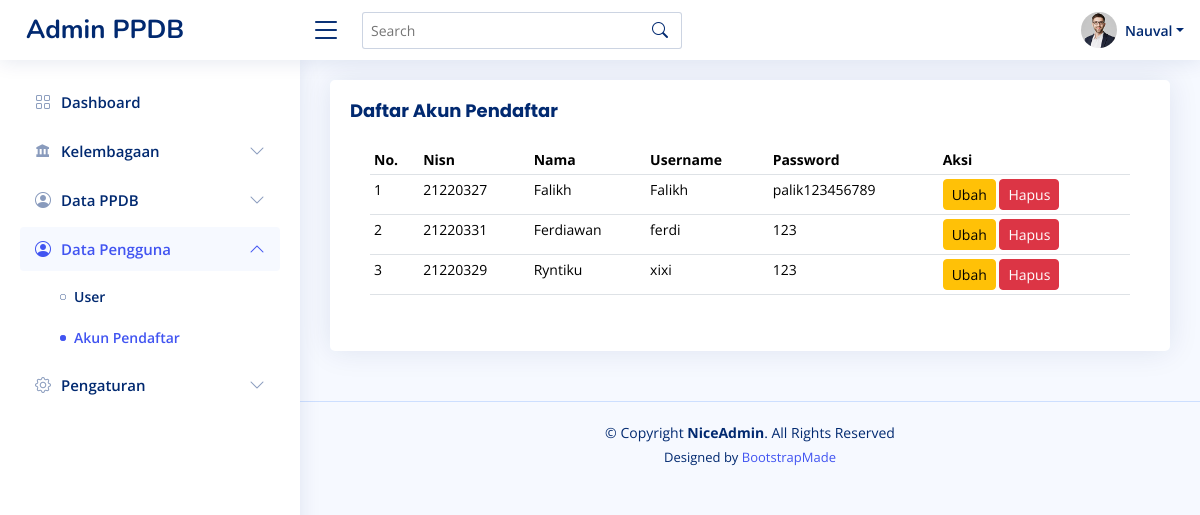
Screenshot of /admin/data_pengguna/akun_pendaftar.php (signed in) with the database file from the repository.
### tables this page shows
CREATE TABLE `tb_register` (
  `id_register` int(11) NOT NULL,
  `nisn` int(11) NOT NULL,
  `nama_pendaftar` varchar(30) NOT NULL,
  `username` varchar(15) NOT NULL,
  `password` varchar(20) NOT NULL
);

### admin/data_pengguna/akun_pendaftar.php (the view, shortened to what this page needs)
<?php include '../tema/header.php'; ?>
<aside id="sidebar" class="sidebar">
    <ul class="sidebar-nav" id="sidebar-nav">
        <li class="nav-item">
            <a class="nav-link collapsed" href="../index.php">
                <i class="bi bi-grid"></i>
                <span>Dashboard</span>
            </a>
        </li>
        <li class="nav-item">
            <a class="nav-link collapsed" data-bs-target="#lembaga-nav" data-bs-toggle="collapse" href="#">
                <i class="bx bxs-landmark"></i><span>Kelembagaan</span><i class="bi bi-chevron-down ms-auto"></i>
            </a>
        </li>
        <li class="nav-item">
            <a class="nav-link collapsed" data-bs-target="#ppdb-nav" data-bs-toggle="collapse" href="#">
                <i class="bi bi-person-circle"></i><span>Data PPDB</span><i class="bi bi-chevron-down ms-auto"></i>
            </a>
        </li>
        <li class="nav-item">
            <a class="nav-link" data-bs-target="#pengguna-nav" data-bs-toggle="collapse" href="#">
                <i class="bi bi-person-circle"></i><span>Data Pengguna</span><i class="bi bi-chevron-down ms-auto"></i>
            </a>
            <ul id="pengguna-nav" class="nav-content collapse show" data-bs-parent="#sidebar-nav">
                <li>
                    <a href="user.php">
                        <i class="bi bi-circle"></i><span>User</span>
                    </a>
                </li>
                <li>
                    <a href="akun_pendaftar.php" class="active">
                        <i class="bi bi-circle"></i><span>Akun Pendaftar</span>
                    </a>
                </li>
            </ul>
        </li>
        <li class="nav-item">
            <a class="nav-link collapsed" data-bs-target="#pengaturan-nav" data-bs-toggle="collapse" href="#">
                <i class="bi bi-gear"></i><span>Pengaturan</span><i class="bi bi-chevron-down ms-auto"></i>
            </a>
        </li>
    </ul>
</aside>
<main id="main" class="main">
    <section class="section">
        <div class="row">
            <div class="col-lg-12">
                <div class="card">
                    <div class="card-body">
                        <h1 class="card-title fw-bold">Daftar Akun Pendaftar</h1>
                    <div class="card-body">
                        <div class="table-responsive">
                            <table style="font-size: 14px" class="table datatable table-sm" id="example">
                                <thead>
                                    <tr>
                                        <th scope="col">No.</th>
                                        <th scope="col">Nisn</th>
                                        <th scope="col">Nama</th>
                                        <th scope="col">Username</th>
                                        <th scope="col">Password</th>
                                        <th scope="col">Aksi</th>
                                    </tr>
                                </thead>
                                <tbody>
                                    <?php
                                    $sql_tampil = "SELECT * FROM tb_register";
                                    $query_tampil = mysqli_query($koneksi, $sql_tampil);
                                    $no = 1;
                                    while ($akun = mysqli_fetch_array($query_tampil, MYSQLI_BOTH)) {
                                    ?>
                                        <tr>
                                            <td> <?php echo $no; ?> </td>
                                            <td> <?php echo $akun['nisn']; ?> </td>
                                            <td> <?php echo $akun['nama_pendaftar']; ?> </td>
                                            <td> <?php echo $akun['username']; ?> </td>
                                            <td> <?php echo $akun['password']; ?> </td>
                                            <td>
                                                <a href="edit-akun.php?id=<?php echo $akun['id_register']; ?>" class='btn btn-warning btn-sm'>Ubah</a>
                                                <a href="hapus-akun.php?id=<?php echo $akun['id_register']; ?>" onclick="return confirm('Yakin Ingin Menghapus Data Ini ?')" class='btn btn-danger btn-sm'>Hapus</a>
                                            </td>
                                        </tr>
                                    <?php
                                        $no++;
                                    }
                                    ?>
                                </tbody>
                            </table>
                        </div>
                    </div>
                </div>
            </div>
        </div>
        </div>
    </section>
</main>
<?php include '../tema/footer.php'; ?>

### admin/tema/header.php (shortened to what this page needs)
<!DOCTYPE html>
<html lang="en">
<head>
  <link href="../assets/vendor/bootstrap/css/bootstrap.min.css" rel="stylesheet">
  <link href="../assets/vendor/bootstrap-icons/bootstrap-icons.css" rel="stylesheet">
  <link href="../assets/vendor/boxicons/css/boxicons.min.css" rel="stylesheet">
  <link href="../assets/vendor/quill/quill.snow.css" rel="stylesheet">
  <link href="../assets/vendor/quill/quill.bubble.css" rel="stylesheet">
  <link href="../assets/vendor/remixicon/remixicon.css" rel="stylesheet">
  <link href="../assets/vendor/simple-datatables/style.css" rel="stylesheet">
  <link href="../assets/css/style.css" rel="stylesheet">
</head>
<body>
  <header id="header" class="header fixed-top d-flex align-items-center">
    <div class="d-flex align-items-center justify-content-between">
      <a href="index.html" class="logo d-flex align-items-center">
        <span class="d-none d-lg-block">Admin PPDB</span>
      </a>
      <i class="bi bi-list toggle-sidebar-btn"></i>
    </div>
    <div class="search-bar">
      <form class="search-form d-flex align-items-center" method="POST" action="#">
        <input type="text" name="query" placeholder="Search" title="Enter search keyword">
        <button type="submit" title="Search"><i class="bi bi-search"></i></button>
      </form>
    </div>
    <nav class="header-nav ms-auto">
      <ul class="d-flex align-items-center">
        <li class="nav-item dropdown pe-3">
          <a class="nav-link nav-profile d-flex align-items-center pe-0" href="#" data-bs-toggle="dropdown">
            <img src="../assets/img/profile-img.jpg" alt="Profile" class="rounded-circle">
            <span class="d-none d-md-block dropdown-toggle ps-2"><?php echo $_SESSION['username']; ?></span>
          </a>
        </li>
      </ul>
    </nav>
  </header>

### admin/tema/footer.php (shortened to what this page needs)
  <footer id="footer" class="footer">
    <div class="copyright">
      &copy; Copyright <strong><span>NiceAdmin</span></strong>. All Rights Reserved
    </div>
    <div class="credits">
      Designed by <a href="https://bootstrapmade.com/">BootstrapMade</a>
    </div>
  </footer>
</body>
</html>

### admin/assets/css/style.css (style rules this page uses)
:root { scroll-behavior: smooth; }
body { font-family: "Open Sans", sans-serif; background: #f6f9ff; color: #444444; }
a { color: #4154f1; text-decoration: none; }
h1, h2, h3, h4, h5, h6 { font-family: "Nunito", sans-serif; }
#main { margin-top: 60px; padding: 20px 30px; transition: all 0.3s; }
.card { margin-bottom: 30px; border: none; border-radius: 5px; box-shadow: 0px 0 30px rgba(1, 41, 112, 0.1); }
.card-title { padding: 20px 0 15px 0; font-size: 18px; font-weight: 500; color: #012970; font-family: "Poppins", sans-serif; }
.card-body { padding: 0 20px 20px 20px; }
.logo { line-height: 1; }
@media (min-width: 1200px) { .logo { width: 280px; } }
.logo span { font-size: 26px; font-weight: 700; color: #012970; font-family: "Nunito", sans-serif; }
.header { transition: all 0.5s; z-index: 997; height: 60px; box-shadow: 0px 2px 20px rgba(1, 41, 112, 0.1); background-color: #fff; padding-left: 20px; }
.header .toggle-sidebar-btn { font-size: 32px; padding-left: 10px; cursor: pointer; color: #012970; }
.header .search-bar { min-width: 360px; padding: 0 20px; }
.header .search-form { width: 100%; }
.header .search-form input { border: 0; font-size: 14px; color: #012970; border: 1px solid rgba(1, 41, 112, 0.2); padding: 7px 38px 7px 8px; border-radius: 3px; transition: 0.3s; width: 100%; }
.header .search-form button { border: 0; padding: 0; margin-left: -30px; background: none; }
.header .search-form button i { color: #012970; }
.header-nav ul { list-style: none; }
.header-nav>ul { margin: 0; padding: 0; }
.header-nav .nav-profile { color: #012970; }
.header-nav .nav-profile img { max-height: 36px; }
.header-nav .nav-profile span { font-size: 14px; font-weight: 600; }
.sidebar { position: fixed; top: 60px; left: 0; bottom: 0; width: 300px; z-index: 996; transition: all 0.3s; padding: 20px; overflow-y: auto; scrollbar-width: thin; scrollbar-color: #aab7cf transparent; box-shadow: 0px 0px 20px rgba(1, 41, 112, 0.1); background-color: #fff; }
@media (min-width: 1200px) { #main, #footer { margin-left: 300px; } }
.sidebar-nav { padding: 0; margin: 0; list-style: none; }
.sidebar-nav li { padding: 0; margin: 0; list-style: none; }
.sidebar-nav .nav-item { margin-bottom: 5px; }
.sidebar-nav .nav-link { display: flex; align-items: center; font-size: 15px; font-weight: 600; color: #4154f1; transition: 0.3; background: #f6f9ff; padding: 10px 15px; border-radius: 4px; }
.sidebar-nav .nav-link i { font-size: 16px; margin-right: 10px; color: #4154f1; }
.sidebar-nav .nav-link.collapsed { color: #012970; background: #fff; }
.sidebar-nav .nav-link.collapsed i { color: #899bbd; }
.sidebar-nav .nav-link .bi-chevron-down { margin-right: 0; transition: transform 0.2s ease-in-out; }
.sidebar-nav .nav-link:not(.collapsed) .bi-chevron-down { transform: rotate(180deg); }
.sidebar-nav .nav-content { padding: 5px 0 0 0; margin: 0; list-style: none; }
.sidebar-nav .nav-content a { display: flex; align-items: center; font-size: 14px; font-weight: 600; color: #012970; transition: 0.3; padding: 10px 0 10px 40px; transition: 0.3s; }
.sidebar-nav .nav-content a i { font-size: 6px; margin-right: 8px; line-height: 0; border-radius: 50%; }
.sidebar-nav .nav-content a:hover, .sidebar-nav .nav-content a.active { color: #4154f1; }
.sidebar-nav .nav-content a.active i { background-color: #4154f1; }
.footer { padding: 20px 0; font-size: 14px; transition: all 0.3s; border-top: 1px solid #cddfff; }
.footer .copyright { text-align: center; color: #012970; }
.footer .credits { padding-top: 5px; text-align: center; font-size: 13px; color: #012970; }

### rows the page displays
tb_register: nisn "21220327", nama_pendaftar "Falikh", username "Falikh", password "palik123456789"
tb_register: nisn "21220331", nama_pendaftar "Ferdiawan", username "ferdi", password "123"
tb_register: nisn "21220329", nama_pendaftar "Ryntiku", username "xixi", password "123"

### other values shown
$_SESSION['username'] "Nauval"
